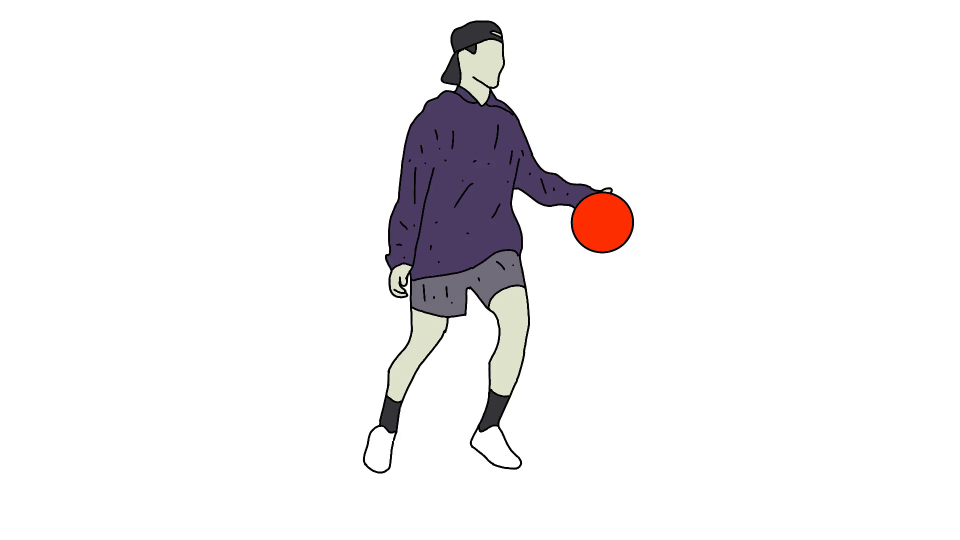
#> input picture frame 6 of 3_ObjectDetection_color/video.mp4, 1920 x 1080 px (shown at 1/2 size)
$ python app.py
#> lines starting #> are read from the running program, lines starting #| are printed output that depends on the picture; after the words box and inside, x2 and y2 are one past the last pixel; in counts of white or black regions, pixels touching at a corner belong together
import cv2
import imutils as imu

inLower= (0,84,182)
inUpper = (179,255,255)

# vc = cv2.VideoCapture(0)
vc = cv2.VideoCapture("video.mp4")

print("Program is running.... \n To Stop this Program, Click 'q'")

while True:
    hasCam,img = vc.read()
#> img is the input picture: shape (1080, 1920, 3); mean B, G, R 242.3, 241.2, 242.9

    if not hasCam:
        print("Error Occured !")
        break

    text1 = "Orange Object is Not Detected !"
    text1_clr = (0,255,200)

    text2 = "Normal"
    text2_clr = (255,255,0)

    img = imu.resize(img,width=500)
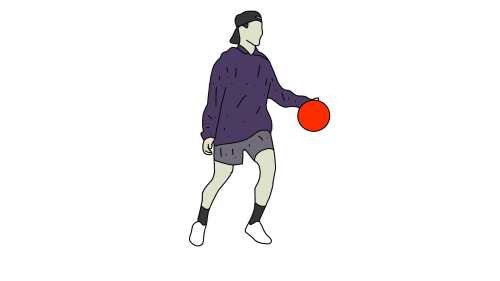
#> img: shape (281, 500, 3); mean B, G, R 242.3, 241.2, 242.9
    blur_img = cv2.GaussianBlur(img,(11,11),0)
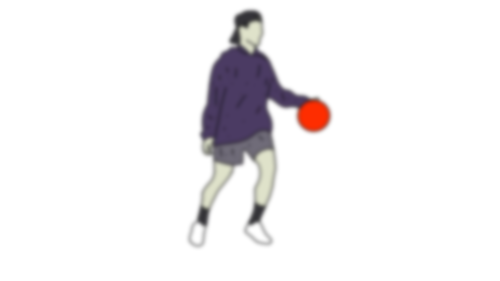
#> blur_img: shape (281, 500, 3); mean B, G, R 242.3, 241.2, 242.9
    hsv_img = cv2.cvtColor(blur_img,cv2.COLOR_BGR2HSV)
#> hsv_img: shape (281, 500, 3); mean H, S, V 9.5, 6.2, 243.9

    mask = cv2.inRange(hsv_img,inLower,inUpper)
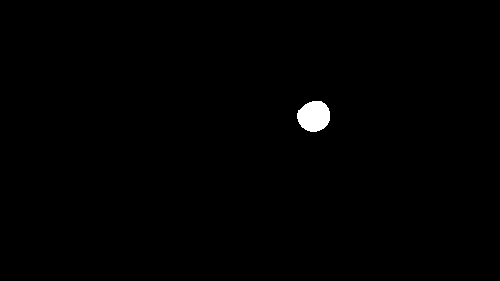
#> mask: shape (281, 500); 0.57% white; 1 white region, box (x1, y1, x2, y2) and area: (297, 101, 330, 132) 799
    mask = cv2.erode(mask,None,iterations=2)
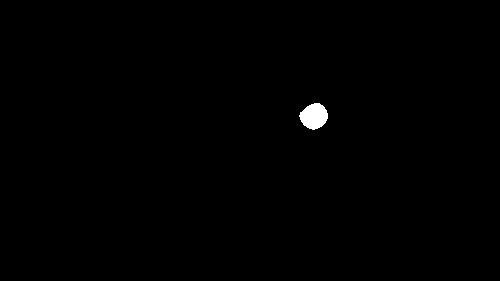
#> mask: shape (281, 500); 0.4% white; 1 white region
    mask = cv2.dilate(mask,None,iterations=2)

    cnts = cv2.findContours(mask.copy(),cv2.RETR_EXTERNAL,cv2.CHAIN_APPROX_SIMPLE)[-2]
#> cnts = 1 contour; box (x1, y1, x2, y2) and area: (297, 101, 330, 132) 754

    center = None

    if(len(cnts) > 0):
            c = max(cnts , key=cv2.contourArea)
#> c = contour of 45 points, box (x1, y1, x2, y2) (297, 101, 330, 132), area 754
            (x,y) , radius = cv2.minEnclosingCircle(c)
#> x = 313.2; y = 115.3; radius = 16.46
            M = cv2.moments(c)
#> M = moments, m00 753.5, centre m10/m00, m01/m00 = (313.6, 115.9)
            center = (int(M["m10"]/ M["m00"]) , int(M["m01"]/M["m00"]))
#> center = (313, 115)

            if(radius > 10):
                cv2.circle(img,(int(x) , int(y)) , int(radius) , (0,255,0) , 2)
                cv2.circle(img,center, 4 , (255,0,0) , -1)
#> img: shape (281, 500, 3); mean B, G, R 242.2, 241.5, 242.5
                text1 = "Orange Object is Detected."
                text1_clr = (0,255,0)

                if(radius>180):
                    text2 = "plz stop!"
                    text2_clr = (255,0,0)
                elif(center[0] < 150):
                    text2 = "Go Rigth"
                elif(center[0] > 450):
                    text2 = "Go Left"
                elif(center[1] > 300):
                    text2 = "Go Up"
                elif(center[1] < 150):
                    text2 = "Go Down"
                else:
                    text2 = "Come Front"

    cv2.putText(img,text1,(2,40),cv2.FONT_HERSHEY_SIMPLEX,0.5,text1_clr,2)
    cv2.putText(img,text2,(350,60),cv2.FONT_HERSHEY_SIMPLEX,0.6,text2_clr,2)
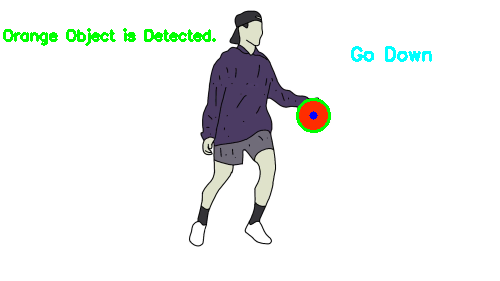
#> img: shape (281, 500, 3); mean B, G, R 239.6, 241.5, 238.9

    cv2.imshow("Orange color Object Detector",img)


    key = cv2.waitKey(1)
#> (key q is pressed here)
    if(key == ord('q') or key == ord('Q')):
        print("Program was stoped!")
        break

vc.release()
cv2.destroyAllWindows()

$ run again, starting later in the video
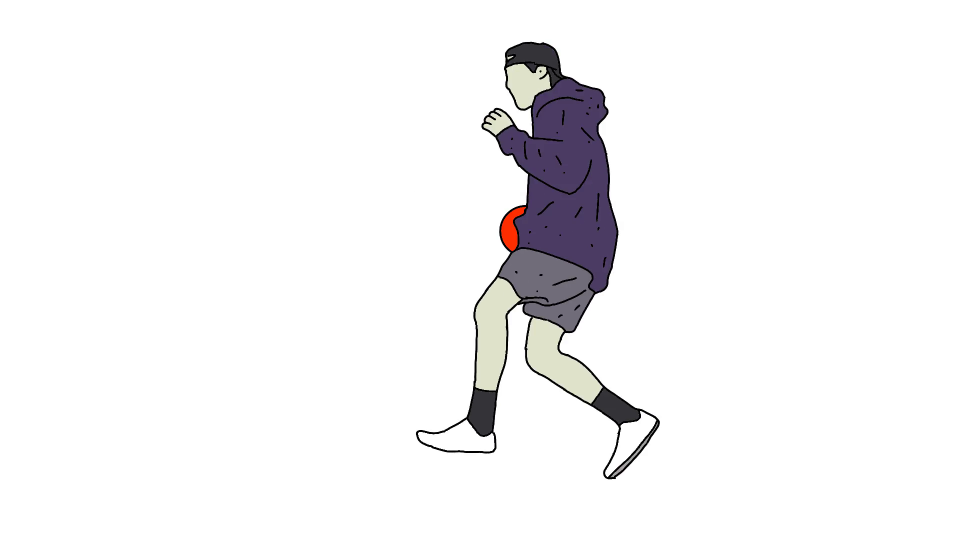
#> input picture frame 54 of 3_ObjectDetection_color/video.mp4, 1920 x 1080 px (shown at 1/2 size)
#> img is the input picture: shape (1080, 1920, 3); mean B, G, R 244.9, 244, 244.7
#> hsv_img: shape (281, 500, 3); mean H, S, V 8.1, 3.9, 245.4
#> `mask = cv2.inRange(hsv_img,inLower,inUpper)`:
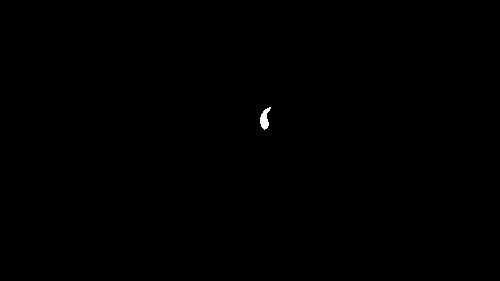
#> mask: shape (281, 500); 0.1% white; 1 white region, box (x1, y1, x2, y2) and area: (260, 107, 271, 130) 141
#> cnts = 1 contour; box (x1, y1, x2, y2) and area: (260, 113, 268, 128) 84
#> c = contour of 12 points, box (x1, y1, x2, y2) (260, 113, 268, 128), area 84
#> x = 264.5; y = 120; radius = 7.43
#> M = moments, m00 84.5, centre m10/m00, m01/m00 = (263.6, 120.3)
#> center = (263, 120)
#> `cv2.putText(img,text2,(350,60),cv2.FONT_HERSHEY_SIMPLEX,0.6,text2_clr,2)`:
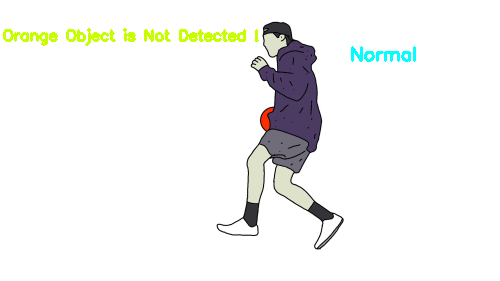
#> img: shape (281, 500, 3); mean B, G, R 241.9, 244, 243.1
